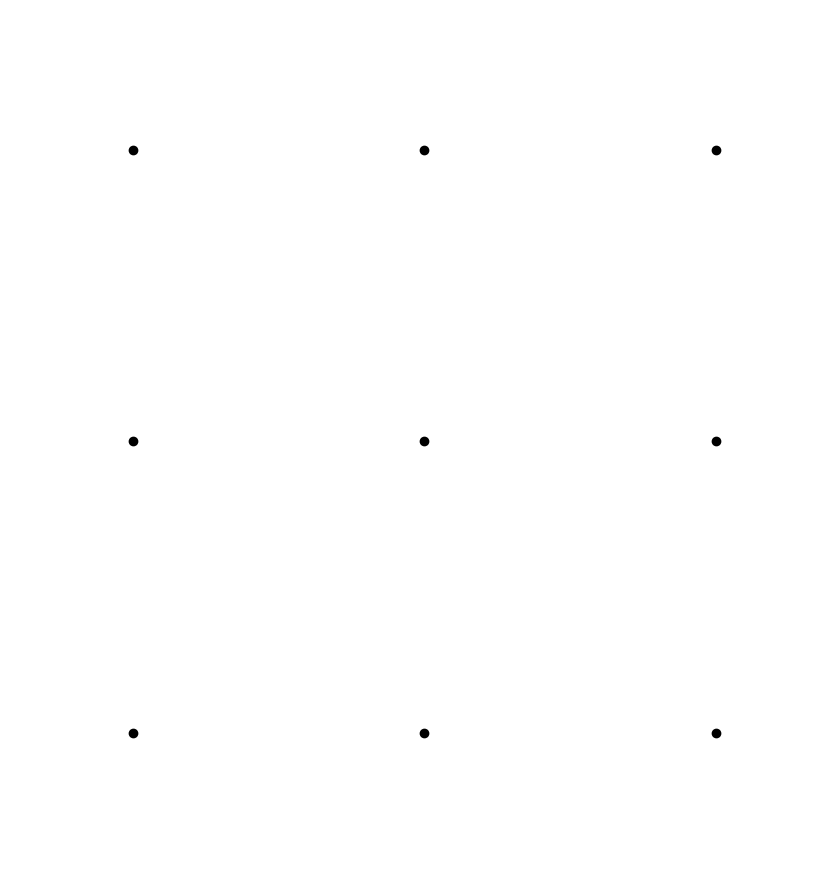

Write Python code to recreate this figure.
import itertools
import matplotlib.pyplot as plt
import math

def generate_grid_points(N):
    return {(x, y) for x in range(N) for y in range(N)}

def generate_directions():
    # All 8 cardinal and diagonal directions
    return [(dx, dy) for dx in range(-1, 2) for dy in range(-1, 2)
            if not (dx == 0 and dy == 0)]

def extend_line(start, direction, limit=10):
    """Yield points along a direction, extending out to a limit in both directions."""
    x, y = start
    dx, dy = direction
    for length in range(1, limit):
        yield (x + dx * length, y + dy * length)

def points_on_segment(p1, p2, grid):
    """Return grid points on the segment from p1 to p2."""
    x0, y0 = p1
    x1, y1 = p2
    result = set()
    for px, py in grid:
        if is_colinear(p1, p2, (px, py)) and is_between(p1, p2, (px, py)):
            result.add((px, py))
    return result

def is_colinear(p1, p2, p):
    """Check if point p is on line p1-p2."""
    (x0, y0), (x1, y1), (x, y) = p1, p2, p
    return (x1 - x0)*(y - y0) == (y1 - y0)*(x - x0)

def is_between(p1, p2, p):
    """Check if p is between p1 and p2 (inclusive)."""
    x0, y0 = p1
    x1, y1 = p2
    x, y = p
    return min(x0, x1) <= x <= max(x0, x1) and min(y0, y1) <= y <= max(y0, y1)

def backtrack(N, current, lines_used, max_lines, covered, path, grid):
    if covered == grid:
        return True, path
    if lines_used >= max_lines:
        return False, None

    for direction in generate_directions():
        for new_end in extend_line(current, direction, limit=N+3):
            if new_end == current:
                continue
            pts = points_on_segment(current, new_end, grid)
            if pts - covered:  # Only proceed if new points are added
                new_covered = covered | pts
                success, full_path = backtrack(
                    N,
                    new_end,
                    lines_used + 1,
                    max_lines,
                    new_covered,
                    path + [(current, new_end)],
                    grid
                )
                if success:
                    return True, full_path
    return False, None

def solve_dot_puzzle(N):
    grid = generate_grid_points(N)
    max_lines = 2 * N - 2
    for start in grid:
        success, path = backtrack(N, start, 0, max_lines, set(), [], grid)
        if success:
            return path
    return None

def plot_solution(N, path):
    plt.figure(figsize=(6, 6))
    for x in range(N):
        for y in range(N):
            plt.plot(x, y, 'ko')
    plt.axis('equal')
    plt.axis('off')
    plt.show()

# Run
N = 3
solution = solve_dot_puzzle(N)
if solution:
    print(f"Solved with {len(solution)} lines:")
    for seg in solution:
        print(seg)
    plot_solution(N, solution)
else:
    print("No solution found.")
